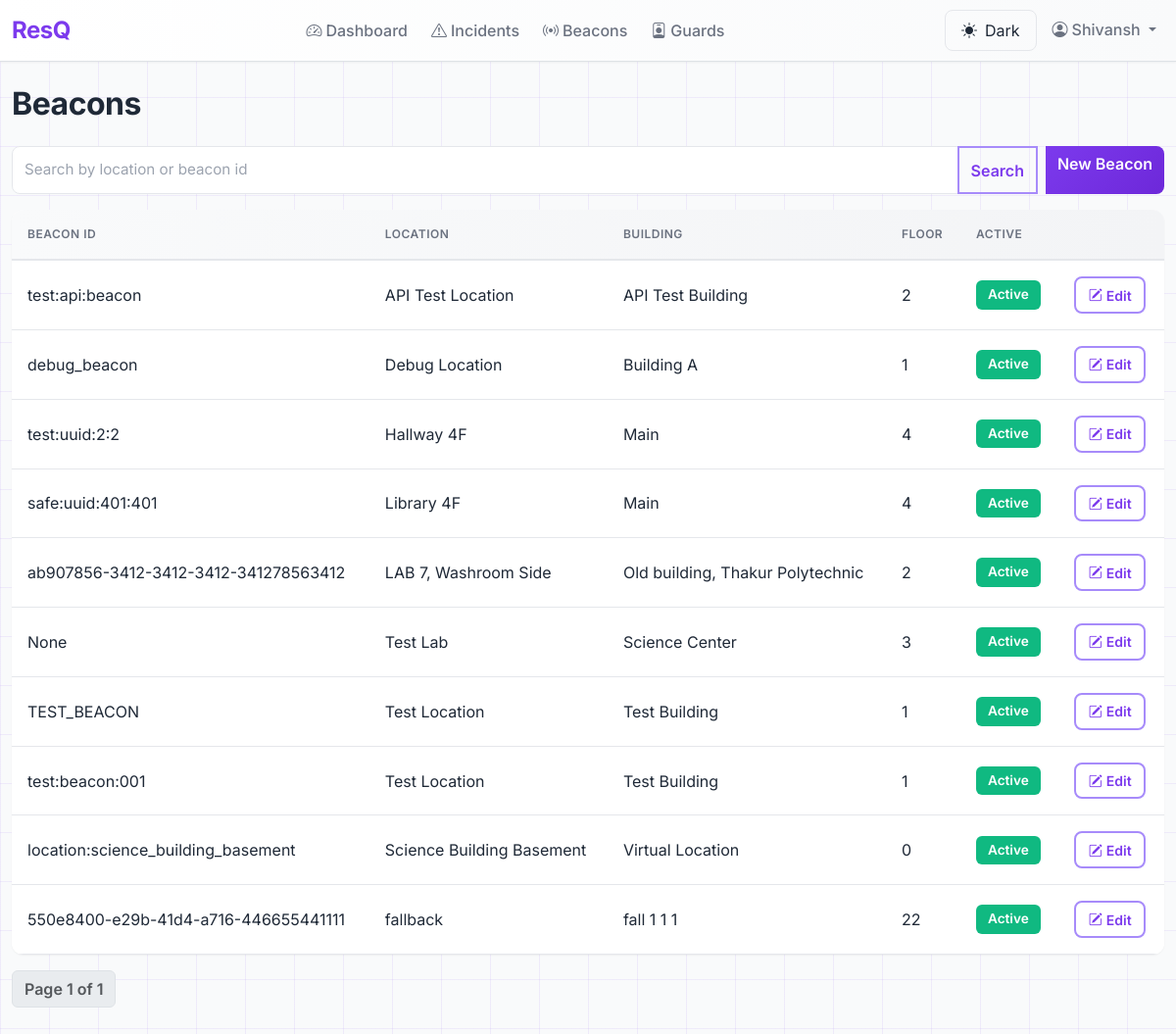
Page /admin-panel/beacons/ (signed in) on the committed database.
### accounts/models.py (models this page shows, shortened)
class User(AbstractBaseUser, PermissionsMixin):
    class Role(models.TextChoices):
        STUDENT = "STUDENT", "Student"
        GUARD = "GUARD", "Guard"
        ADMIN = "ADMIN", "Administrator"
    email = models.EmailField(unique=True, max_length=255)
    full_name = models.CharField(max_length=255)
    phone_number = models.CharField(max_length=10, blank=True, null=True, help_text="10-digit Indian phone number")
    role = models.CharField(max_length=20, choices=Role.choices, default=Role.STUDENT)
    is_active = models.BooleanField(default=True)
    is_staff = models.BooleanField(default=False)
    created_at = models.DateTimeField(auto_now_add=True)
    updated_at = models.DateTimeField(auto_now=True)
    objects = CustomUserManager()
    USERNAME_FIELD = "email"
    REQUIRED_FIELDS = ["full_name", "role"]
    class Meta:
        db_table = "auth_user"
        ordering = ["-created_at"]
        indexes = [
            models.Index(fields=["email"]),
            models.Index(fields=["role"]),
        ]

### incidents/models.py (models this page shows, shortened)
class Beacon(models.Model):
    id = models.UUIDField(primary_key=True, default=uuid.uuid4, editable=False)
    beacon_id = models.CharField(max_length=100, unique=True, db_index=True, null=True, blank=True, help_text="Hardware beacon ID (UUID:major:minor)")
    uuid = models.CharField(max_length=36, db_index=True, help_text="iBeacon UUID")
    major = models.IntegerField(help_text="iBeacon major value")
    minor = models.IntegerField(help_text="iBeacon minor value")
    location_name = models.CharField(max_length=255, help_text="e.g., Library Entrance, Hallway 3A")
    building = models.CharField(max_length=255, help_text="e.g., Building A, Science Center")
    floor = models.IntegerField(help_text="Floor number")
    latitude = models.FloatField(null=True, blank=True, help_text="Fixed beacon latitude")
    longitude = models.FloatField(null=True, blank=True, help_text="Fixed beacon longitude")
    nearby_beacons = models.ManyToManyField(
        'self',
        through='BeaconProximity',
        symmetrical=False,
        related_name='nearby_from',
        help_text="Nearby beacons in priority order for guard search expansion"
    )
    is_active = models.BooleanField(default=True, db_index=True, help_text="Is beacon operational")
    created_at = models.DateTimeField(auto_now_add=True)
    updated_at = models.DateTimeField(auto_now=True)
    class Meta:
        ordering = ["building", "floor", "location_name"]
        indexes = [
            models.Index(fields=["beacon_id"]),
            models.Index(fields=["uuid", "major", "minor"]),
            models.Index(fields=["building", "floor"]),
            models.Index(fields=["is_active"]),
        ]
        constraints = [
            models.UniqueConstraint(fields=["major", "minor"], name="unique_beacon_major_minor")
        ]

### adminEnd/views.py (the view)
# urls.py: path('beacons/', views.beacon_list, name='beacon_list'),
@admin_required
def beacon_list(request):
    from .forms import BeaconForm
    qs = Beacon.objects.order_by('building', 'floor', 'location_name')
    q = request.GET.get('q', '').strip()
    if q:
        qs = qs.filter(location_name__icontains=q) | qs.filter(beacon_id__icontains=q)
    paginator = Paginator(qs, 20)
    page_obj = paginator.get_page(request.GET.get('page'))
    return render(request, 'adminEnd/beacons_list.html', {'page_obj': page_obj, 'q': q, 'adminend_view_only': settings.ADMINEND_VIEW_ONLY})

### adminEnd/context_processors.py (called while the page is built)
def adminend_view_only(request):
    return {'adminend_view_only': getattr(settings, 'ADMINEND_VIEW_ONLY', True)}

### adminEnd/views.py (called while the page is built)
def admin_required(view_func):
    return user_passes_test(lambda u: u.is_authenticated and getattr(u, 'role', None) == 'ADMIN', login_url='home')(view_func)

### adminEnd/templates/adminEnd/beacons_list.html (shortened to what this page needs)
{% extends 'adminEnd/base.html' %}
{% block content %}
<h1>Beacons</h1>
<form method="get" class="mb-3">
  <div class="input-group">
    <input name="q" value="{{ q }}" class="form-control" placeholder="Search by location or beacon id" />
    <button class="btn btn-outline-primary">Search</button>
    {% if not adminend_view_only %}
      <a class="btn btn-primary ms-2" href="{% url 'adminEnd:beacon_create' %}">New Beacon</a>
    {% else %}
      <button class="btn btn-primary ms-2" disabled title="View-only">New Beacon</button>
    {% endif %}
  </div>
</form>
<table class="table table-hover">
  <thead>
    <tr>
      <th>Beacon ID</th>
      <th>Location</th>
      <th>Building</th>
      <th>Floor</th>
      <th>Active</th>
      <th></th>
    </tr>
  </thead>
  <tbody>
    {% for b in page_obj.object_list %}
    <tr>
      <td>{{ b.beacon_id }}</td>
      <td>{{ b.location_name }}</td>
      <td>{{ b.building }}</td>
      <td>{{ b.floor }}</td>
      <td>
        {% if b.is_active %}
          <span class="badge bg-success">Active</span>
        {% else %}
          <span class="badge bg-secondary">Inactive</span>
        {% endif %}
      </td>
      <td><a class="btn btn-sm btn-outline-primary" href="{% url 'adminEnd:beacon_detail' b.id %}"><i class="bi bi-pencil-square me-1"></i>Edit</a></td>
    </tr>
    {% endfor %}
  </tbody>
</table>
<nav aria-label="Page navigation">
  <ul class="pagination">
    <li class="page-item disabled"><span class="page-link">Page {{ page_obj.number }} of {{ page_obj.paginator.num_pages }}</span></li>
  </ul>
</nav>
{% endblock %}

### adminEnd/templates/adminEnd/base.html (shortened to what this page needs)
{% load static %}
<!doctype html>
<html lang="en">
  <head>
    <link href="https://cdn.jsdelivr.net/npm/bootstrap@5.3.2/dist/css/bootstrap.min.css" rel="stylesheet">
    <link href="https://cdn.jsdelivr.net/npm/bootstrap-icons@1.11.3/font/bootstrap-icons.css" rel="stylesheet">
    <link href="{% static 'adminEnd/css/custom.css' %}" rel="stylesheet">
  </head>
  <body data-theme="light">
    <nav class="navbar navbar-expand-lg sticky-top border-bottom" style="background: linear-gradient(to right, #ffffff, #f9fafb);">
      <div class="container-lg">
        <a class="navbar-brand fw-700" href="{% url 'adminEnd:dashboard' %}" style="font-size: 1.5rem; letter-spacing: -0.5px;">
          <span style="color: #7c3aed;">ResQ</span>
        </a>
        <div class="collapse navbar-collapse" id="nav">
          {% url 'adminEnd:dashboard' as dashboard_url %}
          {% url 'adminEnd:incident_list' as incidents_url %}
          {% url 'adminEnd:beacon_list' as beacons_url %}
          {% url 'adminEnd:guard_list' as guards_url %}
          <ul class="navbar-nav ms-auto gap-2 mb-2 mb-lg-0">
            <li class="nav-item"><a class="nav-link fw-500 {% if request.resolver_match.url_name == 'dashboard' %}text-primary{% else %}text-muted{% endif %}" href="{{ dashboard_url }}"><i class="bi bi-speedometer2 me-1"></i>Dashboard</a></li>
            <li class="nav-item"><a class="nav-link fw-500 {% if 'incident' in request.resolver_match.url_name %}text-primary{% else %}text-muted{% endif %}" href="{{ incidents_url }}"><i class="bi bi-exclamation-triangle me-1"></i>Incidents</a></li>
            <li class="nav-item"><a class="nav-link fw-500 {% if 'beacon' in request.resolver_match.url_name %}text-primary{% else %}text-muted{% endif %}" href="{{ beacons_url }}"><i class="bi bi-broadcast me-1"></i>Beacons</a></li>
            <li class="nav-item"><a class="nav-link fw-500 {% if 'guard' in request.resolver_match.url_name %}text-primary{% else %}text-muted{% endif %}" href="{{ guards_url }}"><i class="bi bi-person-badge me-1"></i>Guards</a></li>
          </ul>
          <ul class="navbar-nav ms-auto gap-2">
            <li class="nav-item">
              <button id="themeToggle" class="theme-toggle" title="Toggle dark mode">
                <i class="bi bi-sun-fill me-2"></i><span id="themeText">Dark</span>
              </button>
            </li>
            {% if request.user.is_authenticated %}
            <li class="nav-item dropdown">
              <a class="nav-link dropdown-toggle" href="#" id="userDropdown" role="button" data-bs-toggle="dropdown">
                <i class="bi bi-person-circle me-1"></i>{{ request.user.full_name }}
              </a>
            </li>
            {% else %}
            <li class="nav-item"><a class="nav-link" href="/login/"><i class="bi bi-box-arrow-in-right me-1"></i>Login</a></li>
            {% endif %}
          </ul>
        </div>
      </div>
    </nav>
    <div class="container-lg py-4">
      {% block content %}{% endblock %}
    </div>
  </body>
</html>

### adminEnd/static/adminEnd/css/custom.css (style rules this page uses)
:root { --primary: #7c3aed; --primary-light: #a78bfa; --primary-dark: #6d28d9; --secondary: #ec4899; --muted: #6b7280; --border: #e5e7eb; --bg-light: #f9fafb; --shadow-sm: 0 1px 2px rgba(0, 0, 0, 0.05); --shadow-md: 0 4px 6px rgba(0, 0, 0, 0.07); --shadow-lg: 0 10px 15px rgba(124, 58, 237, 0.1); }
html, body { font-family: 'Inter', -apple-system, BlinkMacSystemFont, 'Segoe UI', Roboto, 'Helvetica Neue', Arial; color: #1f2937; }
[data-theme="light"] h1, [data-theme="light"] h2, [data-theme="light"] h3, [data-theme="light"] h4, [data-theme="light"] h5, [data-theme="light"] h6 { color: #1f2937; }
.navbar { background: #ffffff; border-bottom: 1px solid var(--border); box-shadow: var(--shadow-sm); }
.navbar-brand { font-weight: 700; font-size: 1.4rem; color: var(--primary) !important; letter-spacing: -0.5px; }
.navbar .nav-link { font-weight: 500; color: var(--muted) !important; transition: all 0.2s ease; }
.container-lg { max-width: 1200px; background-color: transparent; }
h1, h2, h3, h4, h5, h6 { font-weight: 700; color: #1f2937; letter-spacing: -0.5px; }
h1 { font-size: 2rem; margin-bottom: 1.5rem; }
.table { background: #ffffff !important; border-radius: 12px; overflow: hidden; box-shadow: var(--shadow-sm); color: #1f2937 !important; }
.table thead { background: linear-gradient(to right, #f9fafb, #f3f4f6) !important; border-bottom: 2px solid var(--border) !important; }
.table thead th { font-weight: 600 !important; color: var(--muted) !important; border: none !important; padding: 1rem !important; text-transform: uppercase; font-size: 0.75rem; letter-spacing: 0.5px; background-color: transparent !important; }
.table tbody tr { border-bottom: 1px solid var(--border) !important; transition: background 0.2s ease; color: #1f2937 !important; background-color: transparent !important; }
.table td { padding: 1rem !important; vertical-align: middle; color: #1f2937 !important; border-color: var(--border) !important; }
.badge { font-weight: 600; padding: 0.5rem 0.75rem; border-radius: 6px; font-size: 0.85rem; }
.bg-success { background-color: #10b981 !important; color: white !important; }
.btn { border-radius: 8px; font-weight: 600; transition: all 0.2s ease; border: none; }
.btn-primary { background: linear-gradient(135deg, var(--primary), var(--primary-dark)); color: white !important; border: none; }
.btn-outline-primary { color: var(--primary); border: 2px solid var(--primary-light); border-radius: 8px; }
.btn-sm { padding: 0.4rem 0.8rem; font-size: 0.875rem; }
.form-control, .form-select { border: 1px solid var(--border); border-radius: 8px; padding: 0.75rem; font-size: 0.95rem; transition: all 0.2s ease; background: #ffffff; color: #1f2937; }
.form-control::placeholder { color: #9ca3af; opacity: 1; }
.pagination { gap: 0.5rem; }
.page-link { border-radius: 8px; border: 1px solid var(--border); color: var(--primary); font-weight: 600; background-color: #ffffff; }

### adminEnd/templates/adminEnd/base.html (style rules this page uses)
:root { --bg-primary: #f9fafb; --bg-secondary: #ffffff; --text-primary: #1f2937; --text-secondary: #6b7280; --border-color: #e5e7eb; --grid-color: rgba(124, 58, 237, 0.08); }
body { background-color: var(--bg-primary); background-image: linear-gradient(0deg, var(--grid-color) 1px, transparent 1px), linear-gradient(90deg, var(--grid-color) 1px, transparent 1px); background-size: 50px 50px; color: var(--text-primary); background-attachment: fixed; }
.container-lg { background-color: transparent; }
.theme-toggle { border: 1px solid var(--border-color); background-color: transparent; color: var(--text-primary); padding: 0.5rem 1rem; border-radius: 8px; cursor: pointer; transition: all 0.2s ease; }

### rows in the picture
Beacon: beacon_id "test:api:beacon", location_name "API Test Location", building "API Test Building", floor "2", is_active "Active"
Beacon: beacon_id "debug_beacon", location_name "Debug Location", building "Building A", floor "1", is_active "Active"
Beacon: beacon_id "test:uuid:2:2", location_name "Hallway 4F", building "Main", floor "4", is_active "Active"
Beacon: beacon_id "safe:uuid:401:401", location_name "Library 4F", building "Main", floor "4", is_active "Active"
Beacon: beacon_id "ab907856-3412-3412-3412-341278563412", location_name "LAB 7, Washroom Side", building "Old building, Thakur Polytechnic", floor "2", is_active "Active"
Beacon: beacon_id "None", location_name "Test Lab", building "Science Center", floor "3", is_active "Active"
Beacon: beacon_id "TEST_BEACON", location_name "Test Location", building "Test Building", floor "1", is_active "Active"
Beacon: beacon_id "test:beacon:001", location_name "Test Location", building "Test Building", floor "1", is_active "Active"
Beacon: beacon_id "location:science_building_basement", location_name "Science Building Basement", building "Virtual Location", floor "0", is_active "Active"
Beacon: beacon_id "550e8400-e29b-41d4-a716-446655441111", location_name "fallback", building "fall 1 1 1", floor "22", is_active "Active"

### other values in the picture
{{ request.user.full_name }} "Shivansh"
{{ page_obj.number }} "1"
{{ page_obj.paginator.num_pages }} "1"
